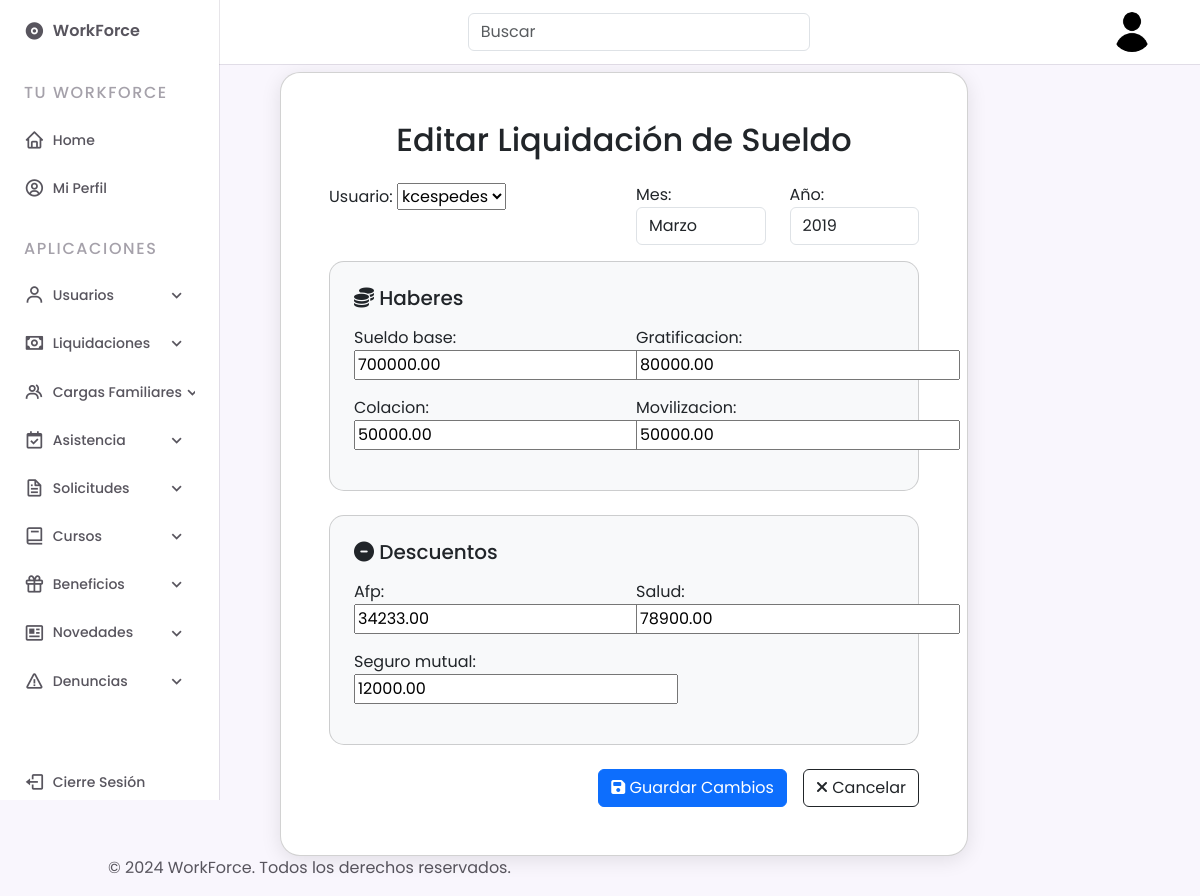
Page /gestiones/editar_liquidacion/7/ (signed in) on the committed database.
### gestiones/models.py (models this page shows, shortened)
class Liquidacion(models.Model):
    MESES_CHOICES = [
        (1, "Enero"),
        (2, "Febrero"),
        (3, "Marzo"),
        (4, "Abril"),
        (5, "Mayo"),
        (6, "Junio"),
        (7, "Julio"),
        (8, "Agosto"),
        (9, "Septiembre"),
        (10, "Octubre"),
        (11, "Noviembre"),
        (12, "Diciembre"),
    ]
    empresa = models.ForeignKey(Empresa, on_delete=models.CASCADE)
    usuario = models.ForeignKey(CustomUser, on_delete=models.CASCADE)
    sueldo_base = models.DecimalField(max_digits=10, decimal_places=2)
    gratificacion = models.DecimalField(max_digits=10, decimal_places=2)
    colacion = models.DecimalField(max_digits=10, decimal_places=2)
    movilizacion = models.DecimalField(max_digits=10, decimal_places=2)
    afp = models.DecimalField(max_digits=10, decimal_places=2)
    salud = models.DecimalField(max_digits=10, decimal_places=2)
    seguro_mutual = models.DecimalField(max_digits=10, decimal_places=2)
    sueldo_liquido = models.DecimalField(max_digits=10, decimal_places=2, editable=False)
    fecha = models.DateField(auto_now_add=True)
    mes = models.PositiveSmallIntegerField(choices=MESES_CHOICES)
    año = models.PositiveIntegerField(validators=[
        MinValueValidator(2000),
        MaxValueValidator(datetime.datetime.now().year + 1)
    ])

### gestiones/views.py (the view)
# urls.py: path('editar_liquidacion/<int:pk>/', views.editar_liquidacion, name='editar_liquidacion'),
@login_required
@user_passes_test(is_supervisor)
def editar_liquidacion(request, pk):
    liquidacion = get_object_or_404(Liquidacion, pk=pk)
    if request.method == 'POST':
        form = LiquidacionSueldoForm(request.POST, instance=liquidacion)
        if form.is_valid():
            form.save()
            return redirect('visualizacion_liquidaciones')
    else:
        form = LiquidacionSueldoForm(instance=liquidacion)
    return render(request, 'gestiones/liquidaciones/editar_liquidacion.html', {'form': form, 'liquidacion': liquidacion})

### gestiones/forms.py
class LiquidacionSueldoForm(forms.ModelForm):
    class Meta:
        model = Liquidacion
        fields = ['usuario', 'sueldo_base', 'gratificacion', 'colacion', 'movilizacion', 'afp', 'salud', 'seguro_mutual', 'mes', 'año']
        widgets = {
            'mes': forms.Select(attrs={'class': 'form-control'}),
            'año': forms.NumberInput(attrs={'class': 'form-control', 'min': 2000, 'max': datetime.datetime.now().year + 1}),
        }
    def __init__(self, *args, **kwargs):
        user = kwargs.pop('user', None)  # Obtiene el usuario desde kwargs
        super(LiquidacionSueldoForm, self).__init__(*args, **kwargs)
        if user and user.empresa:  # Verifica que el usuario y su empresa existan
            self.fields['usuario'].queryset = CustomUser.objects.filter(empresa=user.empresa)

### core/templatetags/custom_tags.py (called while the page is built)
@register.filter
def is_supervisor(user):
    return user.groups.filter(name='supervisores').exists()

### gestiones/models.py (called while the page is built)
    def __str__(self):
        return self.username

### gestiones/views.py (called while the page is built)
def is_supervisor(user):
    return user.groups.filter(name='supervisores').exists()

### gestiones/templates/gestiones/liquidaciones/editar_liquidacion.html (shortened to what this page needs)
{% extends "base.html" %}
{% block content %}
<div class="container d-flex justify-content-center align-items-center" style="min-height: 80vh;">
    <div class="col-lg-8 col-md-10">
        <div class="card p-5" style="border-radius: 20px; background-color: #ffffff; box-shadow: 0px 4px 20px rgba(0, 0, 0, 0.1);">
            <h2 class="text-center mb-4">Editar Liquidación de Sueldo</h2>
            <form method="post">
                <div class="row">
                    <div class="col-md-6">
                        <div class="form-group mb-3">
                            {{ form.usuario.label_tag }}
                            {{ form.usuario }}
                        </div>
                    </div>
                    <div class="col-md-3">
                        <div class="form-group mb-3">
                            {{ form.mes.label_tag }}
                            {{ form.mes }}
                        </div>
                    </div>
                    <div class="col-md-3">
                        <div class="form-group mb-3">
                            {{ form.año.label_tag }}
                            {{ form.año }}
                        </div>
                    </div>
                </div>
                <div class="card mb-4 p-4" style="border-radius: 15px; background-color: #f8f9fa;">
                    <h5 class="mb-3"><i class="fas fa-coins"></i> Haberes</h5>
                    <div class="row">
                        <div class="col-md-6">
                            <div class="form-group mb-3">
                                {{ form.sueldo_base.label_tag }}
                                {{ form.sueldo_base }}
                            </div>
                        </div>
                        <div class="col-md-6">
                            <div class="form-group mb-3">
                                {{ form.gratificacion.label_tag }}
                                {{ form.gratificacion }}
                            </div>
                        </div>
                        <div class="col-md-6">
                            <div class="form-group mb-3">
                                {{ form.colacion.label_tag }}
                                {{ form.colacion }}
                            </div>
                        </div>
                        <div class="col-md-6">
                            <div class="form-group mb-3">
                                {{ form.movilizacion.label_tag }}
                                {{ form.movilizacion }}
                            </div>
                        </div>
                    </div>
                </div>
                <div class="card mb-4 p-4" style="border-radius: 15px; background-color: #f8f9fa;">
                    <h5 class="mb-3"><i class="fas fa-minus-circle"></i> Descuentos</h5>
                    <div class="row">
                        <div class="col-md-6">
                            <div class="form-group mb-3">
                                {{ form.afp.label_tag }}
                                {{ form.afp }}
                            </div>
                        </div>
                        <div class="col-md-6">
                            <div class="form-group mb-3">
                                {{ form.salud.label_tag }}
                                {{ form.salud }}
                            </div>
                        </div>
                        <div class="col-md-6">
                            <div class="form-group mb-3">
                                {{ form.seguro_mutual.label_tag }}
                                {{ form.seguro_mutual }}
                            </div>
                        </div>
                    </div>
                </div>
                <div class="d-flex justify-content-end">
                    <button type="submit" class="btn btn-primary me-3"><i class="fas fa-save"></i> Guardar Cambios</button>
                    <a href="{% url 'visualizacion_liquidaciones' %}" class="btn btn-outline-dark"><i class="fas fa-times"></i> Cancelar</a>
                </div>
            </form>
        </div>
    </div>
</div>
{% endblock %}

### static/css/styles_home.css (style rules this page uses)
:root { --header-height: 3.5rem; --nav-width: 219px; --first-color: #6923D0; --first-color-light: #F4F0FA; --title-color: #19181B; --text-color: #58555E; --text-color-light: #A5A1AA; --body-color: #F9F6FD; --container-color: #FFFFFF; --body-font: 'Poppins', sans-serif; --normal-font-size: .938rem; --small-font-size: .75rem; --smaller-font-size: .75rem; --font-medium: 500; --font-semi-bold: 600; --z-fixed: 100; }
@media screen and (min-width: 1024px) { :root { --normal-font-size: 1rem; --small-font-size: .875rem; --smaller-font-size: .813rem; } }
body { margin: var(--header-height) 0 0 0; padding: 1rem 1rem 0; font-family: var(--body-font); font-size: var(--normal-font-size); background-color: var(--body-color); color: var(--text-color); }
a { text-decoration: none; }
@media screen and (min-width: 768px) { body { padding: 1rem 3rem 0 6rem; } }

### rows in the picture
Liquidacion: usuario "kcespedes", mes "Marzo", año "2019", sueldo_base "700000.00", gratificacion "80000.00", colacion "50000.00", movilizacion "50000.00", afp "34233.00", salud "78900.00", seguro_mutual "12000.00"
